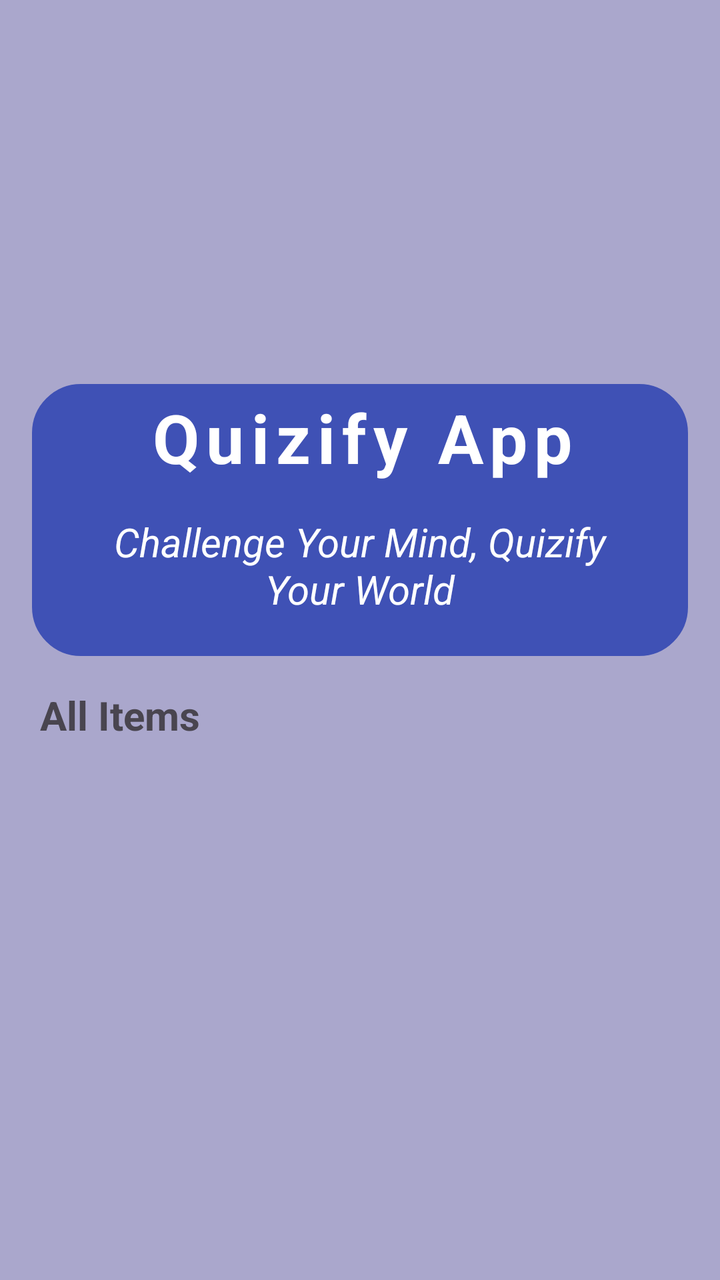
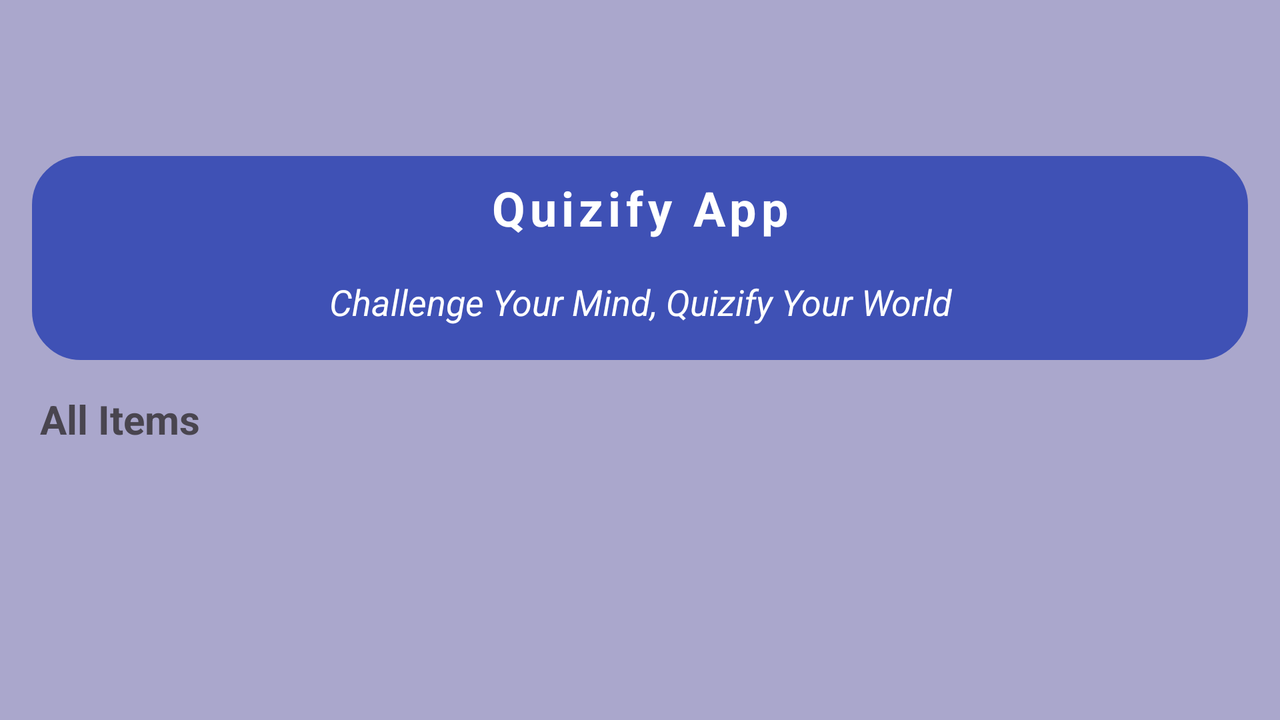

The same Android screen from two of the app's own layout files: first res/layout/ as a phone draws it, then the author's variant for another configuration, drawn on a device whose configuration selects that folder. Both files follow.
<!-- AndroidManifest.xml: application theme Theme.QuizGame -->
<!-- res/layout/activity_main.xml -->
<?xml version="1.0" encoding="utf-8"?>
<LinearLayout xmlns:android="http://schemas.android.com/apk/res/android"
    xmlns:app="http://schemas.android.com/apk/res-auto"
    xmlns:tools="http://schemas.android.com/tools"
    android:id="@+id/main"
    android:layout_width="match_parent"
    android:layout_height="match_parent"
    android:orientation="vertical"
    android:padding="16dp"
    android:background="@color/light_blue"
    tools:context=".MainActivity">


    <ImageView
        android:layout_width="match_parent"
        android:layout_height="160dp"
        android:src="@drawable/studying"
        android:contentDescription="@string/image" />

    <LinearLayout
        android:layout_width="wrap_content"
        android:layout_height="wrap_content"
        android:layout_marginTop="16dp"
        android:background="@drawable/round_corner"
        android:backgroundTint="@color/dark_blue"
        android:orientation="vertical"
        android:padding="4dp">

        <TextView
            android:layout_width="322dp"
            android:layout_height="wrap_content"
            android:gravity="center"
            android:letterSpacing="0.1"
            android:text="@string/quizify_app"
            android:textColor="@color/white"
            android:textSize="34sp"
            android:textStyle="bold" />

        <TextView
            android:layout_width="wrap_content"
            android:layout_height="wrap_content"
            android:layout_margin="16dp"
            android:gravity="center"
            android:text="@string/app_description"
            android:textColor="@color/white"
            android:textSize="20sp"

            android:textStyle="italic" />

    </LinearLayout>

    <TextView
        android:layout_width="wrap_content"
        android:layout_height="wrap_content"
        android:text="@string/all_items"
        android:layout_marginTop="16dp"
        android:layout_marginStart="4dp"
        android:textSize="20sp"
        android:textStyle="bold"/>

    <RelativeLayout
        android:layout_width="match_parent"
        android:layout_height="match_parent">
        <ProgressBar
            android:id="@+id/progress_bar"
            android:layout_width="20dp"
            android:layout_height="20dp"
            android:visibility="gone"
            android:layout_centerInParent="true"/>

        <androidx.recyclerview.widget.RecyclerView
            android:id="@+id/recycler_view"
            android:layout_width="match_parent"
            android:layout_height="wrap_content"
            android:layout_marginTop="16dp" />
    </RelativeLayout>





</LinearLayout>
<!-- resources referenced by this layout -->
<resources>
  <color name="dark_blue">#3F51B5</color>
  <color name="light_blue">#aaa7cc</color>
  <color name="white">#FFFFFFFF</color>
  <!-- drawable round_corner (drawable) -->
  <?xml version="1.0" encoding="utf-8"?>
  <shape xmlns:android="http://schemas.android.com/apk/res/android">
      <stroke android:width="1dp"
          android:color="@color/white"/>
          <corners android:radius="24dp"/>
  </shape>
  <string name="all_items">All Items</string>
  <string name="app_description">Challenge Your Mind, Quizify Your World</string>
  <string name="image">image</string>
  <string name="quizify_app">Quizify App</string>
  <style name="Theme.QuizGame" parent="Base.Theme.QuizGame" />
  <style name="Base.Theme.QuizGame" parent="Theme.Material3.DayNight.NoActionBar">
          
          <item name="colorPrimary">@color/blue</item>
      </style>
  <color name="blue">#296595</color>
</resources>
<!-- res/layout-land/activity_main.xml (the author's variant of the layout above) -->
<!-- drawn on the phone turned sideways -->
<?xml version="1.0" encoding="utf-8"?>
<LinearLayout xmlns:android="http://schemas.android.com/apk/res/android"
    xmlns:app="http://schemas.android.com/apk/res-auto"
    xmlns:tools="http://schemas.android.com/tools"
    android:id="@+id/main"
    android:layout_width="match_parent"
    android:layout_height="match_parent"
    android:background="@color/light_blue"
    android:orientation="vertical"
    android:padding="16dp"
    tools:context=".MainActivity">


    <ImageView
        android:layout_width="match_parent"
        android:layout_height="62dp"
        android:contentDescription="@string/image"
        android:src="@drawable/studying" />

    <LinearLayout
        android:layout_width="match_parent"
        android:layout_height="wrap_content"
        android:background="@drawable/round_corner"
        android:backgroundTint="@color/dark_blue"
        android:orientation="vertical"
        android:padding="4dp">

        <TextView
            android:layout_width="match_parent"
            android:layout_height="44dp"
            android:gravity="center"
            android:letterSpacing="0.1"
            android:text="@string/quizify_app"
            android:textColor="@color/white"
            android:textSize="24sp"
            android:textStyle="bold" />

        <TextView
            android:layout_width="match_parent"
            android:layout_height="30dp"
            android:layout_margin="10dp"
            android:gravity="center"
            android:text="@string/app_description"
            android:textColor="@color/white"
            android:textSize="18sp"

            android:textStyle="italic" />

    </LinearLayout>

    <TextView
        android:layout_width="wrap_content"
        android:layout_height="wrap_content"
        android:layout_marginStart="4dp"
        android:layout_marginTop="16dp"
        android:text="@string/all_items"
        android:textSize="20sp"
        android:textStyle="bold" />

    <RelativeLayout
        android:layout_width="match_parent"
        android:layout_height="match_parent">

        <ProgressBar
            android:id="@+id/progress_bar"
            android:layout_width="20dp"
            android:layout_height="20dp"
            android:layout_centerInParent="true"
            android:visibility="gone" />

        <androidx.recyclerview.widget.RecyclerView
            android:id="@+id/recycler_view"
            android:layout_width="match_parent"
            android:layout_height="wrap_content"
            android:layout_alignParentTop="true"
            android:layout_marginTop="-9dp" />
    </RelativeLayout>


</LinearLayout>
